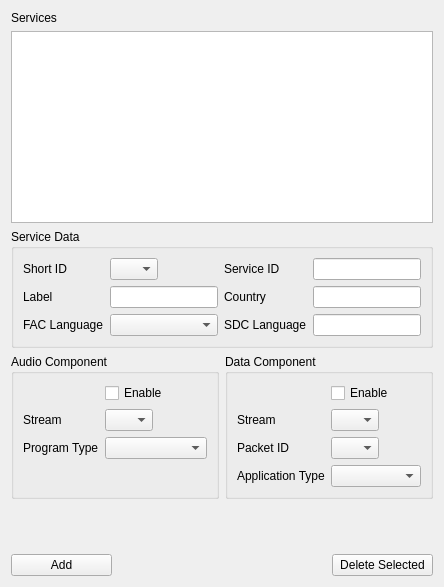
      <widget class="QWidget" name="Services" >
       <attribute name="title" >
        <string>Services</string>
       </attribute>
       <layout class="QGridLayout" name="gridLayout_8" >
        <item row="0" column="0" colspan="2" >
         <widget class="QLabel" name="TextLabelServices" >
          <property name="text" >
           <string>Services</string>
          </property>
          <property name="wordWrap" >
           <bool>false</bool>
          </property>
         </widget>
        </item>
        <item row="1" column="0" colspan="4" >
         <widget class="QTreeView" name="treeViewServices" >
          <property name="rootIsDecorated" >
           <bool>false</bool>
          </property>
          <property name="allColumnsShowFocus" >
           <bool>true</bool>
          </property>
         </widget>
        </item>
        <item row="2" column="0" colspan="4" >
         <widget class="QGroupBox" name="GroupBox10" >
          <property name="title" >
           <string>Service Data</string>
          </property>
          <layout class="QHBoxLayout" name="horizontalLayout_8" >
           <item>
            <layout class="QFormLayout" name="formLayout" >
             <item row="0" column="0" >
              <widget class="QLabel" name="TextLabel1_4" >
               <property name="text" >
                <string>Short ID</string>
               </property>
               <property name="wordWrap" >
                <bool>false</bool>
               </property>
              </widget>
             </item>
             <item row="0" column="1" >
              <widget class="QComboBox" name="ComboBoxShortID" >
               <property name="maximumSize" >
                <size>
                 <width>48</width>
                 <height>32767</height>
                </size>
               </property>
               <property name="insertPolicy" >
                <enum>QComboBox::InsertAlphabetically</enum>
               </property>
              </widget>
             </item>
             <item row="1" column="0" >
              <widget class="QLabel" name="TextLabelServiceLabel" >
               <property name="text" >
                <string>Label</string>
               </property>
               <property name="wordWrap" >
                <bool>false</bool>
               </property>
              </widget>
             </item>
             <item row="1" column="1" >
              <widget class="QLineEdit" name="LineEditServiceLabel" >
               <property name="sizePolicy" >
                <sizepolicy vsizetype="Fixed" hsizetype="Expanding" >
                 <horstretch>0</horstretch>
                 <verstretch>0</verstretch>
                </sizepolicy>
               </property>
              </widget>
             </item>
             <item row="2" column="0" >
              <widget class="QLabel" name="TextLabelServiceLanguage" >
               <property name="text" >
                <string>FAC Language</string>
               </property>
               <property name="wordWrap" >
                <bool>false</bool>
               </property>
              </widget>
             </item>
             <item row="2" column="1" >
              <widget class="QComboBox" name="ComboBoxFACLanguage" />
             </item>
            </layout>
           </item>
           <item>
            <layout class="QFormLayout" name="formLayout_2" >
             <item row="0" column="0" >
              <widget class="QLabel" name="TextLabelServiceID" >
               <property name="text" >
                <string>Service ID</string>
               </property>
               <property name="wordWrap" >
                <bool>false</bool>
               </property>
              </widget>
             </item>
             <item row="0" column="1" >
              <widget class="QLineEdit" name="LineEditServiceID" >
               <property name="sizePolicy" >
                <sizepolicy vsizetype="Fixed" hsizetype="Preferred" >
                 <horstretch>0</horstretch>
                 <verstretch>0</verstretch>
                </sizepolicy>
               </property>
              </widget>
             </item>
             <item row="1" column="0" >
              <widget class="QLabel" name="TextLabel3_2" >
               <property name="text" >
                <string>Country</string>
               </property>
               <property name="wordWrap" >
                <bool>false</bool>
               </property>
              </widget>
             </item>
             <item row="1" column="1" >
              <widget class="QLineEdit" name="LineEditCountry" />
             </item>
             <item row="2" column="0" >
              <widget class="QLabel" name="TextLabel2_4" >
               <property name="text" >
                <string>SDC Language</string>
               </property>
               <property name="wordWrap" >
                <bool>false</bool>
               </property>
              </widget>
             </item>
             <item row="2" column="1" >
              <widget class="QLineEdit" name="LineEditSDCLanguage" />
             </item>
            </layout>
           </item>
          </layout>
         </widget>
        </item>
        <item row="3" column="0" colspan="2" >
         <widget class="QGroupBox" name="GroupBox8" >
          <property name="title" >
           <string>Audio Component</string>
          </property>
          <layout class="QFormLayout" name="formLayout_3" >
           <item row="0" column="1" >
            <widget class="QCheckBox" name="CheckBoxAudioComp" >
             <property name="text" >
              <string>Enable</string>
             </property>
            </widget>
           </item>
           <item row="1" column="0" >
            <widget class="QLabel" name="TextLabelServiceStream" >
             <property name="text" >
              <string>Stream</string>
             </property>
             <property name="wordWrap" >
              <bool>false</bool>
             </property>
            </widget>
           </item>
           <item row="1" column="1" >
            <widget class="QComboBox" name="ComboBoxServiceAudioStream" >
             <property name="maximumSize" >
              <size>
               <width>48</width>
               <height>32767</height>
              </size>
             </property>
            </widget>
           </item>
           <item row="2" column="0" >
            <widget class="QLabel" name="TextLabelProgramType" >
             <property name="text" >
              <string>Program Type</string>
             </property>
             <property name="wordWrap" >
              <bool>false</bool>
             </property>
            </widget>
           </item>
           <item row="2" column="1" >
            <widget class="QComboBox" name="ComboBoxProgramType" >
             <property name="sizePolicy" >
              <sizepolicy vsizetype="Fixed" hsizetype="Expanding" >
               <horstretch>0</horstretch>
               <verstretch>0</verstretch>
              </sizepolicy>
             </property>
            </widget>
           </item>
          </layout>
         </widget>
        </item>
        <item row="3" column="2" colspan="2" >
         <widget class="QGroupBox" name="GroupBox9" >
          <property name="title" >
           <string>Data Component</string>
          </property>
          <layout class="QFormLayout" name="formLayout_4" >
           <item row="0" column="1" >
            <widget class="QCheckBox" name="CheckBoxDataComp" >
             <property name="text" >
              <string>Enable</string>
             </property>
            </widget>
           </item>
           <item row="1" column="0" >
            <widget class="QLabel" name="TextLabel1_5" >
             <property name="text" >
              <string>Stream</string>
             </property>
             <property name="wordWrap" >
              <bool>false</bool>
             </property>
            </widget>
           </item>
           <item row="1" column="1" >
            <widget class="QComboBox" name="ComboBoxServiceDataStream" >
             <property name="maximumSize" >
              <size>
               <width>48</width>
               <height>32767</height>
              </size>
             </property>
            </widget>
           </item>
           <item row="2" column="0" >
            <widget class="QLabel" name="TextLabelServicePacketID" >
             <property name="text" >
              <string>Packet ID</string>
             </property>
             <property name="wordWrap" >
              <bool>false</bool>
             </property>
            </widget>
           </item>
           <item row="2" column="1" >
            <widget class="QComboBox" name="ComboBoxServicePacketID" >
             <property name="maximumSize" >
              <size>
               <width>48</width>
               <height>32767</height>
              </size>
             </property>
            </widget>
           </item>
           <item row="3" column="0" >
            <widget class="QLabel" name="TextLabel1_3" >
             <property name="text" >
              <string>Application Type</string>
             </property>
             <property name="wordWrap" >
              <bool>false</bool>
             </property>
            </widget>
           </item>
           <item row="3" column="1" >
            <widget class="QComboBox" name="ComboBoxAppType" />
           </item>
          </layout>
         </widget>
        </item>
        <item row="4" column="0" >
         <spacer name="verticalSpacer" >
          <property name="orientation" >
           <enum>Qt::Vertical</enum>
          </property>
          <property name="sizeHint" stdset="0" >
           <size>
            <width>20</width>
            <height>49</height>
           </size>
          </property>
         </spacer>
        </item>
        <item row="4" column="3" >
         <spacer name="verticalSpacer_2" >
          <property name="orientation" >
           <enum>Qt::Vertical</enum>
          </property>
          <property name="sizeHint" stdset="0" >
           <size>
            <width>20</width>
            <height>49</height>
           </size>
          </property>
         </spacer>
        </item>
        <item row="5" column="0" >
         <widget class="QPushButton" name="PushButtonAddService" >
          <property name="text" >
           <string>Add</string>
          </property>
         </widget>
        </item>
        <item row="5" column="1" colspan="2" >
         <spacer name="Spacer13" >
          <property name="orientation" >
           <enum>Qt::Horizontal</enum>
          </property>
          <property name="sizeType" >
           <enum>QSizePolicy::Expanding</enum>
          </property>
          <property name="sizeHint" stdset="0" >
           <size>
            <width>20</width>
            <height>20</height>
           </size>
          </property>
         </spacer>
        </item>
        <item row="5" column="3" >
         <widget class="QPushButton" name="PushButtonDeleteService" >
          <property name="text" >
           <string>Delete Selected</string>
          </property>
         </widget>
        </item>
       </layout>
      </widget>
